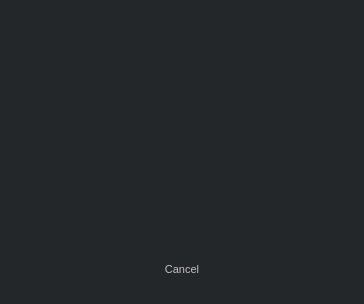
<?xml version="1.0" encoding="UTF-8"?>
<ui version="4.0">
 <class>UnifiedLoginFlow2Dialog</class>
 <widget class="QDialog" name="UnifiedLoginFlow2Dialog">
  <property name="windowModality">
   <enum>Qt::NonModal</enum>
  </property>
  <property name="geometry">
   <rect>
    <x>0</x>
    <y>0</y>
    <width>364</width>
    <height>304</height>
   </rect>
  </property>
  <property name="minimumSize">
   <size>
    <width>364</width>
    <height>296</height>
   </size>
  </property>
  <property name="styleSheet">
   <string notr="true">
QWidget
{
    background-color:  rgb(36, 39, 42);
    color: rgb(192, 192, 192);
    selection-background-color: rgb(168, 123, 43);
    selection-color: rgb(230, 230, 230);
    font-size: 11px;
}

QPushButton
{
    background-color: transparent;
    border-radius: 2px;
    padding: 8px;
    padding-left: 15px;
    padding-right: 15px;
}

QLineEdit, QComboBox
{
    background-color: rgb(29, 31, 34);
    border: 1px solid rgb(54, 60, 66);
    border-radius: 2px;
    padding: 5px;
     font-size: 12px;
}

QComboBox
{
    margin-left: 3;
    margin-right: 3
}

QComboBox:focus, QLineEdit:focus
{
    border: 1px solid rgb(48, 167, 227);
}

QComboBox:drop-down:button {
    border: 1px solid rgb(54, 60, 66);
}

QComboBox:down-arrow {
    image: url(:/shotgun_authentication/down-arrow.png);

}

QLineEdit:Disabled {
    background-color: rgb(60, 60, 60);
    color: rgb(160, 160, 160);
}

QComboBox::drop-down:disabled {
    border-width: 0px;

}

QComboBox::down-arrow:disabled {
    image: url(noimg); border-width: 0px;
}

QComboBox::disabled {
    background-color: rgb(60, 60, 60);
    color: rgb(160, 160, 160);
}</string>
  </property>
  <property name="modal">
   <bool>true</bool>
  </property>
  <layout class="QVBoxLayout" name="verticalLayout_2" stretch="0,0,0,0">
   <property name="margin">
    <number>20</number>
   </property>
   <item>
    <widget class="QLabel" name="label_spinner">
     <property name="text">
      <string/>
     </property>
     <property name="alignment">
      <set>Qt::AlignHCenter|Qt::AlignTop</set>
     </property>
    </widget>
   </item>
   <item>
    <widget class="QLabel" name="message">
     <property name="sizePolicy">
      <sizepolicy hsizetype="Preferred" vsizetype="Expanding">
       <horstretch>0</horstretch>
       <verstretch>0</verstretch>
      </sizepolicy>
     </property>
     <property name="text">
      <string/>
     </property>
     <property name="wordWrap">
      <bool>true</bool>
     </property>
    </widget>
   </item>
   <item>
    <spacer name="verticalSpacer">
     <property name="orientation">
      <enum>Qt::Vertical</enum>
     </property>
     <property name="sizeHint" stdset="0">
      <size>
       <width>20</width>
       <height>40</height>
      </size>
     </property>
    </spacer>
   </item>
   <item>
    <widget class="QPushButton" name="cancel">
     <property name="text">
      <string>Cancel</string>
     </property>
     <property name="autoDefault">
      <bool>false</bool>
     </property>
     <property name="flat">
      <bool>true</bool>
     </property>
    </widget>
   </item>
  </layout>
 </widget>
 <resources>
  <include location="resources.qrc"/>
 </resources>
 <connections/>
</ui>
